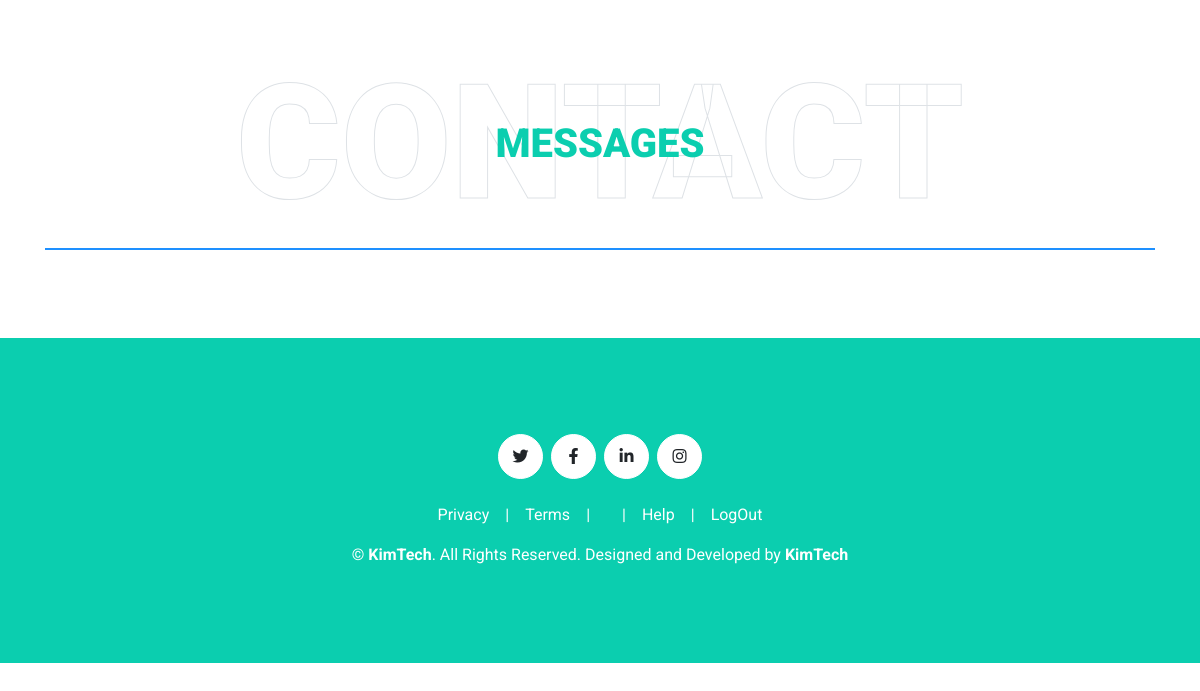
Before: /contact (signed in) with the older database file.
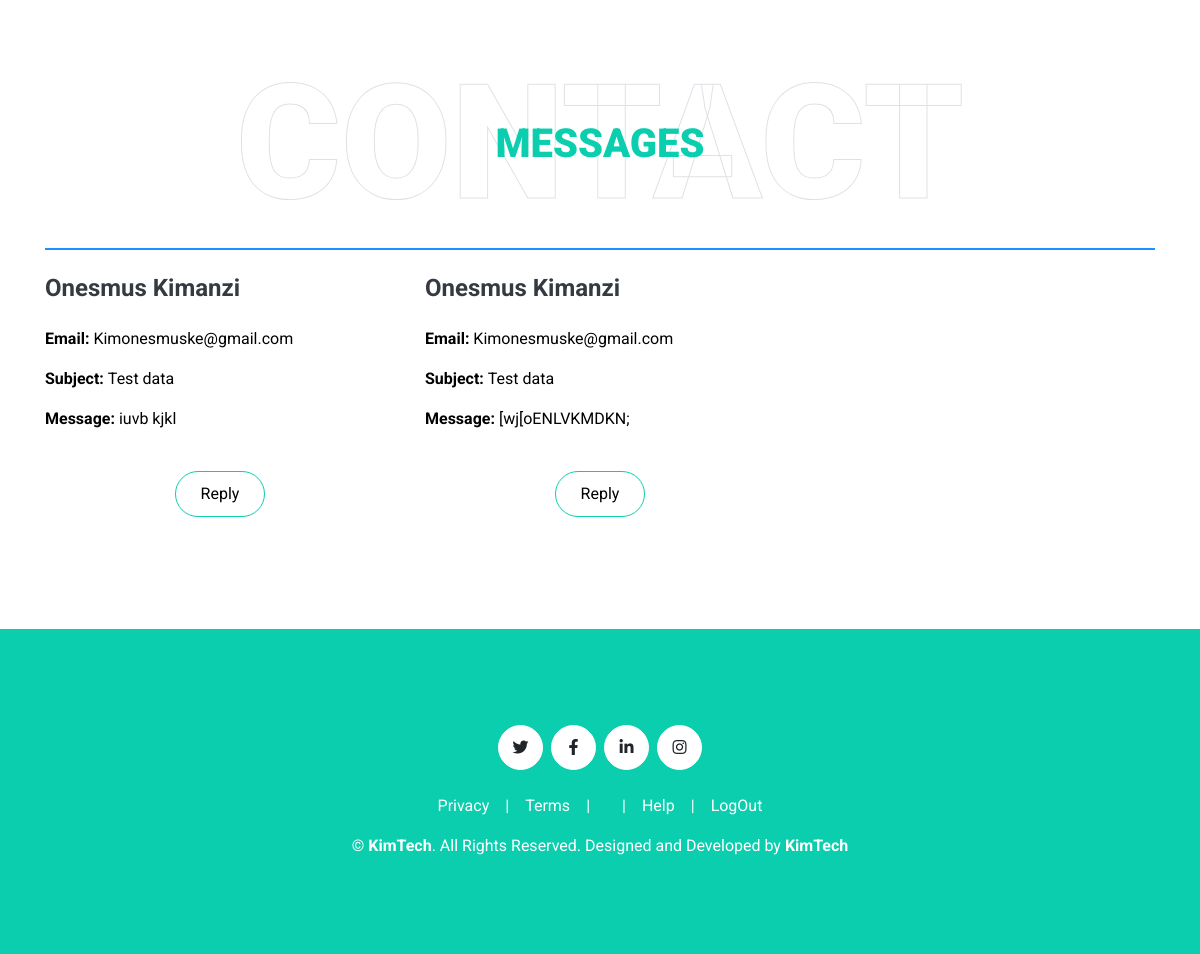
After: the same page with the newer database file.
### app/models.py (models this page shows)
class ContactUs(models.Model):
    name = models.CharField(max_length=200)
    email = models.EmailField()
    subject = models.CharField(max_length=200)
    message = models.TextField(max_length=200)

### app/views.py (the view)
# urls.py: path('contact', views.Contact, name='contact'),
@login_required(login_url='log_in')
def Contact(request):
    contact = ContactUs.objects.all()
    context = {
        'contact':contact,
    }
    return render(request, 'app/contact.html', context)

### app/templates/app/contact.html
{% extends 'main.html' %} {% load static %} {% block content %}
<body data-spy="scroll" data-target=".navbar" data-offset="51">
    <div class="container-fluid pt-5" id="blog">
        <div class="container">
            <div style="border-bottom: 2px solid dodgerblue;" class="position-relative d-flex align-items-center justify-content-center">
                <h1 class="display-1 text-uppercase text-white" style="-webkit-text-stroke: 1px #dee2e6;">Contact</h1>
                <h1 class="position-absolute text-uppercase text-primary">Messages</h1>
            </div>
            <br>
            <div class="row pb-3">
                {% for data in contact %}
                <div class="col-lg-4 col-md-6 text-center mb-5">
                    <div class="mb-4">
                        <h4 style="text-align: start;" class="font-weight-bold m-0">{{data.name}}</h4>
                    </div>
                    <p style="text-align: start;"><span><b>Email: </b></span>{{data.email}}</p>
                    <p style="text-align: start;"><span><b>Subject: </b></span>{{data.subject}}</p>
                    <p style="text-align: start;"><span><b>Message: </b></span>{{data.message}}</p>
                    <br>
                    <button class="button btn btn-outline-primary"><a style="text-decoration: none;color: black;" href="mailto:{{data.email}}">Reply</a></button>
                </div>
                {% endfor %}
            </div>
        </div>
    </div>
</body>
{% endblock content %}

### templates/main.html
{% include 'base.html' %}
{% block content %}
{% endblock content %}
<div class="container-fluid bg-primary text-white mt-5 py-5 px-sm-3 px-md-5">
    <div class="container text-center py-5">
        <div class="d-flex justify-content-center mb-4">
            <a class="btn btn-light btn-social mr-2" href="#"><i class="fab fa-twitter"></i></a>
            <a class="btn btn-light btn-social mr-2" href="#"><i class="fab fa-facebook-f"></i></a>
            <a class="btn btn-light btn-social mr-2" href="#"><i class="fab fa-linkedin-in"></i></a>
            <a class="btn btn-light btn-social" href="#"><i class="fab fa-instagram"></i></a>
        </div>
        <div class="d-flex justify-content-center mb-3">
            <a class="text-white" href="#">Privacy</a>
            <span class="px-3">|</span>
            <a class="text-white" href="#">Terms</a>
            <span class="px-3">|</span>
            <span class="px-3">|</span>
            <a class="text-white" href="#">Help</a>
            <span class="px-3">|</span>
            <a class="text-white" href="{% url 'logout' %}">LogOut</a>
        </div>
        <p class="m-0">&copy; <a class="text-white font-weight-bold" href="#">KimTech</a>. All Rights Reserved. Designed and Developed by <a class="text-white font-weight-bold" href="">KimTech</a>
        </p>
    </div>
</div>

### templates/base.html (shortened to what this page needs)
{% load static %}
<!DOCTYPE html>
<html lang="en">
<head>
    <link href="https://cdnjs.cloudflare.com/ajax/libs/font-awesome/5.10.0/css/all.min.css" rel="stylesheet">
    <link href="{% static 'lib/owlcarousel/assets/owl.carousel.min.css' %}" rel="stylesheet">
    <link href="{% static 'lib/lightbox/css/lightbox.min.css' %}" rel="stylesheet">
    <link href="{% static 'css/style.css' %}" rel="stylesheet">
</head>
<body data-spy="scroll" data-target=".navbar" data-offset="51">
</body>
</html>

Changed rows visible on the page:
added ContactUs: name "Onesmus Kimanzi", email "Kimonesmuske@gmail.com", subject "Test data", message "iuvb kjkl"
added ContactUs: name "Onesmus Kimanzi", email "Kimonesmuske@gmail.com", subject "Test data", message "[wj[oENLVKMDKN;"
